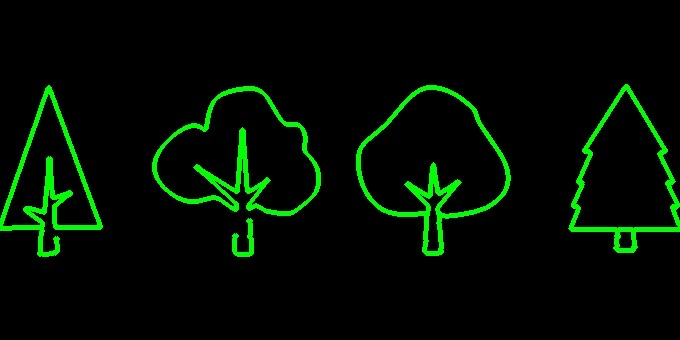
#> input picture FinalProject/trees_allcontours.jpeg, 680 x 340 px
$ python imgprocess_testing.py
#> lines starting #> are read from the running program, lines starting #| are printed output that depends on the picture; after the words box and inside, x2 and y2 are one past the last pixel; in counts of white or black regions, pixels touching at a corner belong together
#!usr/bin/env python3
### Created by Megan Jenney
### Last Edited 12 April 2022
###
### Intro to Robotics and Mechanics
### Tufts University Spring 2022
### Department of Mechanical Engineering
###
### Final Project: Robot Cake Baker
### Image Processing
### This script tests image processing methods for the image
###     processing team. Focus on translation from binary contour
###     image to coordinates, which will be sent to the frosting
###     mechanism team.
### Each coordinate is equivalent to a square of 0.05in x 0.05in.
### Coordinates are sent as a list in gcode (x,y,e) format.
#####################################################################

import numpy as np
import cv2 as cv
import airtable
import pandas as pd
from matplotlib import pyplot

# function definitions
def rowsToAdd(pix_col, pix_row):
    in_pix_ratio = pix_col / 13
    corr_rows = in_pix_ratio * 9
    add_rows = abs(int(corr_rows) - pix_row)

    if not add_rows % 2 == 0:
        add_top = int(add_rows / 2 + 0.5)
        add_btm = int(add_rows / 2 - 0.5)
    else:
        add_top = int(add_rows / 2)
        add_btm = int(add_rows / 2)

    return (add_top, add_btm)

# [13 lines left out: function colsToAdd, not called in this run]

def addRows(add_top, add_btm, img):
    pix_col = np.shape(img)[1]

    top_shape = (add_top, pix_col)
    top = np.full(top_shape, 0)
    btm_shape = (add_btm, pix_col)
    btm = np.full(btm_shape, 0)

    return np.concatenate((top, img, btm))

# [9 lines left out: function addCols, not called in this run]

def changeImgRatio(rows, cols, img):
    pan_ratio = 6 / 7.5
    img_ratio = rows / cols

    if img_ratio < pan_ratio:
        add_top, add_btm = rowsToAdd(cols, rows)
        return addRows(add_top, add_btm, img)

    elif img_ratio > pan_ratio:
        add_lft, add_rgt = colsToAdd(rows, cols)
        return addCols(add_lft, add_rgt, bin_img)
    else:
        return img

# [4 lines left out: function changeImgScale, not called in this run]

def resizeImg(rows, cols, coord_size, img):
    ratio_img = changeImgRatio(rows, cols, img)
    return changeImgScale(coord_size, ratio_img)

# [21 lines left out: functions coordList, sendToAPI, not called in this run]


# import image
img = cv.imread("trees_allcontours.jpeg", cv.IMREAD_GRAYSCALE)
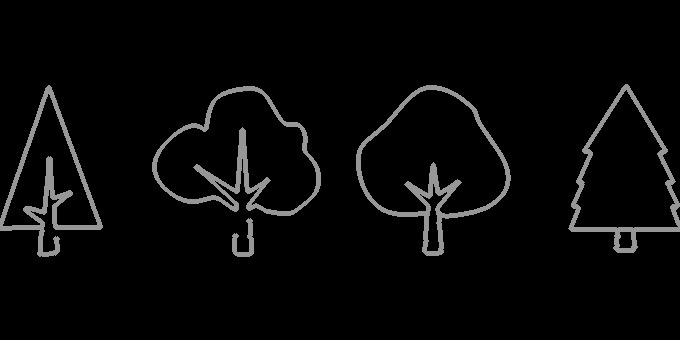
#> img: shape (340, 680); min 0, max 163, mean 8.1

thresh, binary_img = cv.threshold(img, 136, 255, cv.THRESH_BINARY)
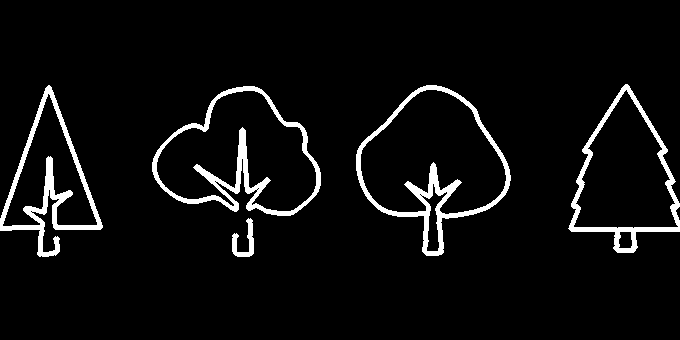
#> binary_img: shape (340, 680); 5.3% white; 5 white regions, box (x1, y1, x2, y2) and area: (152, 86, 321, 216) 3282, (356, 85, 511, 256) 3244, (0, 85, 103, 257) 3004, (568, 84, 680, 253) 2378, (232, 218, 254, 257) 361


rows = np.shape(binary_img)[0]
#> rows = 340
cols = np.shape(binary_img)[1]
#> cols = 680
coord_size = 0.05
resized_img = changeImgRatio(rows,cols,binary_img).astype('uint8')
#> in addRows, `return np.concatenate((top, img, btm))`:
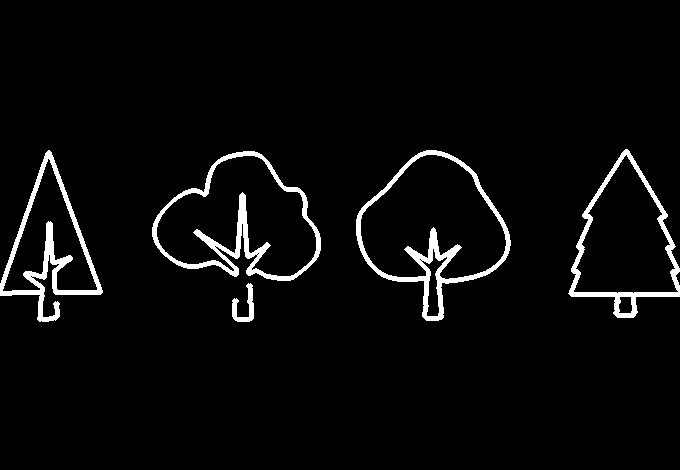
#> returned value: shape (470, 680) int64; 3.8% white; 5 white regions, box (x1, y1, x2, y2) and area: (152, 151, 321, 281) 3282, (356, 150, 511, 321) 3244, (0, 150, 103, 322) 3004, (568, 149, 680, 318) 2378, (232, 283, 254, 322) 361
#> resized_img: shape (470, 680); 3.8% white; 5 white regions
#scaled_img = resizeImg(rows, cols, coord_size, binary_img).astype('uint8')
#print(np.shape(resized_img))
# export image to new file
cv.imwrite("resized_image.jpeg", resized_img)
#print(cv.imread('scaled_image.jpeg', cv.IMREAD_GRAYSCALE).dtype)


contours = cv.findContours(resized_img, cv.RETR_EXTERNAL, cv.CHAIN_APPROX_SIMPLE)
#> contours = 5 contours; box (x1, y1, x2, y2) and area: (356, 150, 511, 321) 15582, (152, 151, 321, 281) 14232, (568, 149, 680, 318) 11150, (0, 150, 103, 322) 7853, (232, 283, 254, 322) 288
line_coords = []
for line in contours[0]:
    for wrapped_point in line:
        line_coords.append(wrapped_point[0])
#> this loop made 5 passes
#> after the loop, line_coords = 1033 pairs, first value 0 to 679, second value 149 to 321

#pyplot.figure()
#pyplot.scatter(line_coords[:][0], line_coords[:][1])
#pyplot.show()
array_coords = np.asarray(line_coords)
#> array_coords has the same summary as line_coords
np.savetxt("coordinates.csv", array_coords, delimiter=',')
#np.savetxt("coords.csv", a, delimiter=',')
# export coordinates
#sendToAPI(coords)
